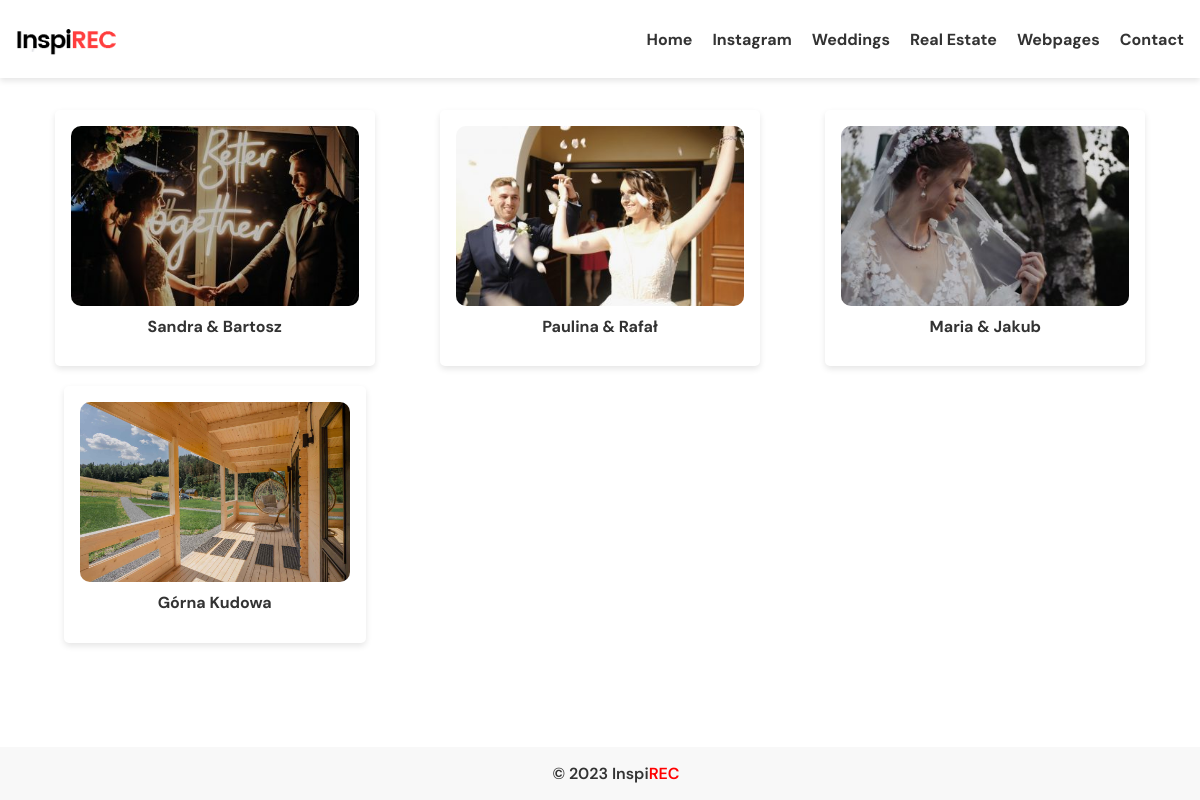
The app's page /, older data.
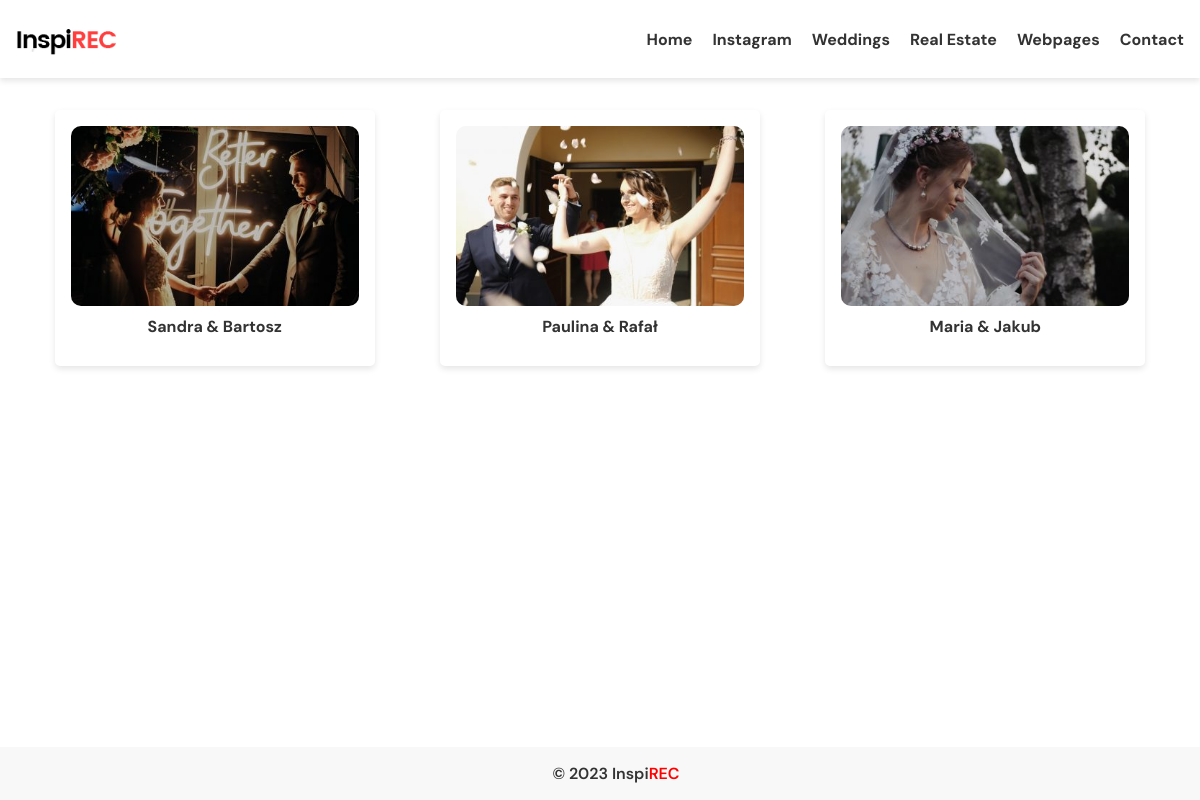
The same page, newer data.
### blog/models.py (models this page shows, shortened)
class MenuItem(models.Model):
    title = models.CharField(max_length=100)
    page = models.ForeignKey('Page', on_delete=models.CASCADE, blank=True, null=True)
    url = models.CharField(max_length=200, blank=True)
    order = models.PositiveIntegerField(default=0)
    show_in_menu = models.BooleanField(default=True)
    def get_link(self):
        if self.page:
            return self.page.get_absolute_url()
        else:
            return self.url

class Article(models.Model):
    title = models.CharField(max_length=200)
    slug = models.SlugField(unique=True, default='', editable=False)
    image = models.ImageField(upload_to='article_images/', default='default-article-image.jpg')
    content = models.TextField(blank=True, null=True)
    youtube_link = models.CharField(max_length=200, blank=True)
    instagram_link = models.CharField(max_length=200, blank=True)
    show_on_home = models.BooleanField(default=False)
    created_at = models.DateTimeField(default=timezone.now)
    updated_at = models.DateTimeField(auto_now=True)
    gallery = models.ForeignKey(Gallery, on_delete=models.SET_NULL, null=True, blank=True)
    ARTICLE_TYPE_CHOICES = (
        ('standard', 'Standard Article'),
        ('real_estate', 'Real Estate Gallery'),
    )
    article_type = models.CharField(
        max_length=20,
        choices=ARTICLE_TYPE_CHOICES,
        default='standard',
    )

### blog/views.py (the view)
# urls.py: path('', views.home, name='home'),
def home(request):
    articles = Article.objects.filter(show_on_home=True)
    menu_items = MenuItem.objects.filter(show_in_menu=True).order_by('order')
    context = {
        'articles': articles,
        'menu_items': menu_items,
    }
    return render(request, 'home.html', context)

### blog/models.py (called while the page is built)
    def get_absolute_url(self):
        return reverse('page_detail', args=[self.slug])

### blog/templates/home.html
{% extends 'base.html' %}
{% block content %}
<div class="container">
    <div class="article-list">
        {% for article in articles %}
        <div class="article">
            <div class="article-image">
                <a href="{% url 'article_detail' slug=article.slug %}">
                    <img src="{{ article.image.url }}" alt="{{ article.title }}">
                </a>
            </div>
            <h2 class="article-title">{{ article.title }}</h2>
        </div>
        {% endfor %}
    </div>
</div>
{% endblock %}

### blog/templates/base.html (shortened to what this page needs)
{% load static %}
<!DOCTYPE html>
<html lang="en">
<head>
    <link rel="stylesheet" href="{% static 'styles.css' %}">
</head>
<body>
    <header>
        <div class="logo">
            <a href="{% url 'home' %}">
                <img src="{% static 'images/logo.png' %}" alt="Logo">
            </a>
        </div>
        <nav class="menu">
            <ul>
                <li><a href="{% url 'home' %}">Home</a></li>
                {% for item in menu_items %}
                    <li><a href="{{ item.get_link }}">{{ item.title }}</a></li>
                {% endfor %}
            </ul>
        </nav>
    </header>
    <main>
        {% block content %}
        {% endblock %}
    </main>
    <footer>
        <div class="footer-content">
        &copy; {% now "Y" %} Inspi<span class="highlight">REC</span>
    </div>
    </footer>
</body>
</html>

Row changes from the older to the newer data that the page shows:
no longer on this page (row edited): Article: image (picture), title "Górna Kudowa"
